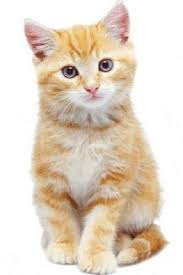
#> input picture Spatial transformation network/cat2.jpeg, 183 x 275 px
$ jupyter execute --allow-errors 'Spatial Transformation network.ipynb'   (older library calls are emulated)
#> lines starting #> are read from the running program, lines starting #| are printed output that depends on the picture
[cell 1]
from PIL import Image

[cell 2]
import numpy as np

[cell 3]
cat1=Image.open("./cat2.jpeg")
#> cat1 is the input picture: PIL image 183x275 RGB; mean R, G, B 228.5, 215.5, 199.6

#> (a cell that did not finish here is left out)

[cell 5]
cat2=Image.open("./cat3.jpeg")
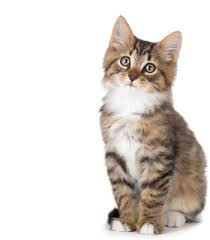
#> input picture Spatial transformation network/cat3.jpeg, 210 x 240 px
#> cat2 is the input picture: PIL image 210x240 RGB; mean R, G, B 223.2, 217, 212

[cell 6]
basewidth = 400
img = cat1.resize((400,400), Image.ANTIALIAS)
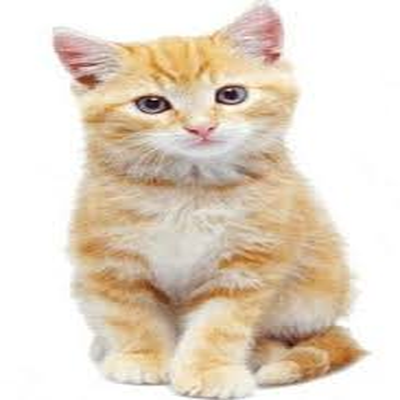
#> img: PIL image 400x400 RGB; mean R, G, B 228.5, 215.4, 199.6
img.save('./cat4.jpeg')

[cell 7]
img = cat2.resize((400,400), Image.ANTIALIAS)
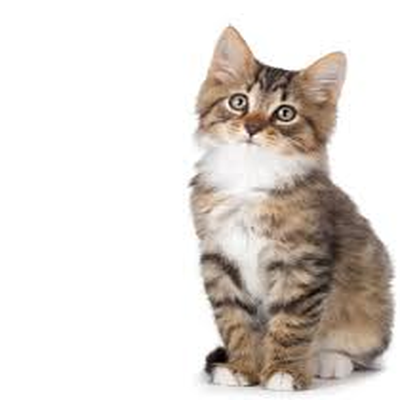
#> img: PIL image 400x400 RGB; mean R, G, B 223.2, 217, 212
img.save('./cat5.jpeg')

[cell 8]
cat3=Image.open("./cat4.jpeg")
cat4=Image.open("./cat5.jpeg")

#> (a cell that did not finish here is left out)

[cell 10]
cat1_np=np.asarray(cat3)
cat2_np=np.asarray(cat4)

[cell 11]
cat1_np.shape,cat2_np.shape
#> Out = ((400, 400, 3), (400, 400, 3))

[cell 12]
#cat1_np_dms=np.resize(cat1_np,(400,400,3))
#cat2_np_dms=np.resize(cat2_np,(400,400,3))

[cell 13]
#cat1_np_dms.shape,cat2_np_dms.shape

[cell 14]
input_img = np.concatenate([[cat1_np], [cat2_np]], axis=0)

[cell 15]
print("Input Img Shape: {}".format(input_img.shape))
#| Input Img Shape: (2, 400, 400, 3)

[cell 16]
num_batch, H, W, C = input_img.shape
#> num_batch = 2; H = 400; W = 400; C = 3

[cell 17]
#M = np.array([[1., 0., 0.], [0., 1., 0.]])#identity so the output image appears as the same input image
#M=np.array([[1., 0., 0.5], [0., 1., 0.]])#for translation
M=np.array([[0.707, -0.707, 0.], [0.707, 0.707, 0.]])#for rotation

[cell 18]
M = np.resize(M, (num_batch, 2, 3))

[cell 19]
M.shape
#> Out = (2, 2, 3)

[cell 20]
M,W

[cell 21]
x = np.linspace(-1, 1, W)
#> x = 400 values from -1 to 1
y = np.linspace(-1, 1, H)
x_t, y_t = np.meshgrid(x, y)

[cell 22]
x_t.shape,y_t.shape

[cell 23]
ones = np.ones(np.prod(x_t.shape))
sampling_grid = np.vstack([x_t.flatten(), y_t.flatten(), ones])

[cell 24]
ones.shape

[cell 25]
x_t.flatten().shape
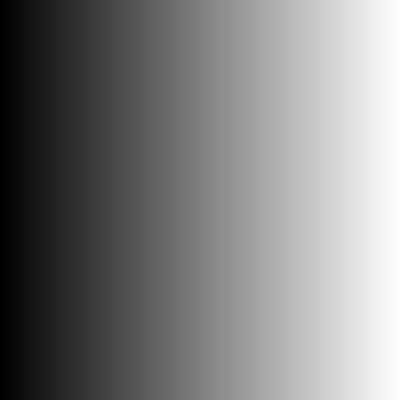
#> x_t: shape (400, 400) float64; min -1, max 1, mean -3.94e-17; drawn with min black and max white

[cell 26]
sampling_grid.shape

[cell 27]
sampling_grid

[cell 28]
sampling_grid = np.resize(sampling_grid, (num_batch, 3, H*W))

[cell 29]
sampling_grid

[cell 30]
sampling_grid.shape,M.shape

[cell 31]
batch_grids = np.matmul(M, sampling_grid)

[cell 32]
batch_grids.shape

[cell 33]
batch_grids

[cell 34]
batch_grids = batch_grids.reshape(num_batch, 2, H, W)

[cell 35]
batch_grids.shape

[cell 36]
batch_grids = np.moveaxis(batch_grids, 1, -1)

[cell 37]
batch_grids.shape

[cell 38]
batch_grids

[cell 39]
x_s = batch_grids[:, :, :, 0:1].squeeze()
y_s = batch_grids[:, :, :, 1:2].squeeze()

[cell 40]
x_s.shape,y_s.shape

[cell 41]
x_s

[cell 42]
x = ((x_s + 1.) * W) * 0.5
y = ((y_s + 1.) * H) * 0.5

[cell 43]
x

[cell 44]
x0 = np.floor(x).astype(np.int64)
x1 = x0 + 1
y0 = np.floor(y).astype(np.int64)
y1 = y0 + 1

[cell 45]
x0

[cell 46]
x0 = np.clip(x0, 0, W-1)
x1 = np.clip(x1, 0, W-1)
y0 = np.clip(y0, 0, H-1)
y1 = np.clip(y1, 0, H-1)

[cell 47]
Ia = input_img[np.arange(num_batch)[:,None,None], y0, x0]
Ib = input_img[np.arange(num_batch)[:,None,None], y1, x0]
Ic = input_img[np.arange(num_batch)[:,None,None], y0, x1]
Id = input_img[np.arange(num_batch)[:,None,None], y1, x1]

[cell 48]
#Ia

[cell 49]
wa = (x1-x) * (y1-y)
wb = (x1-x) * (y-y0)
wc = (x-x0) * (y1-y)
wd = (x-x0) * (y-y0)

[cell 50]
#wa

[cell 51]
wa = np.expand_dims(wa, axis=3)
wb = np.expand_dims(wb, axis=3)
wc = np.expand_dims(wc, axis=3)
wd = np.expand_dims(wd, axis=3)

# compute output
out = wa*Ia + wb*Ib + wc*Ic + wd*Id

[cell 52]
out[1]

[cell 53]
import matplotlib.pyplot as plt

[cell 54]
plt.imshow(out[1]/255.0)
plt.show()
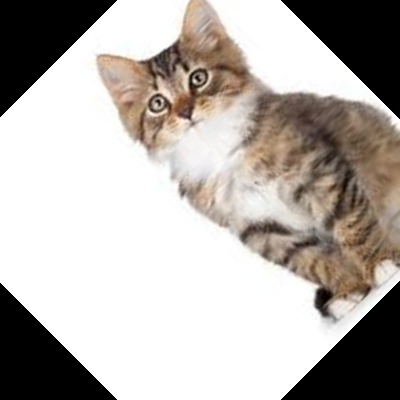
#> shown: shape (400, 400, 3) float64; mean R, G, B 0.709, 0.687, 0.669

plt.imshow(out[0]/255.0)
plt.show()
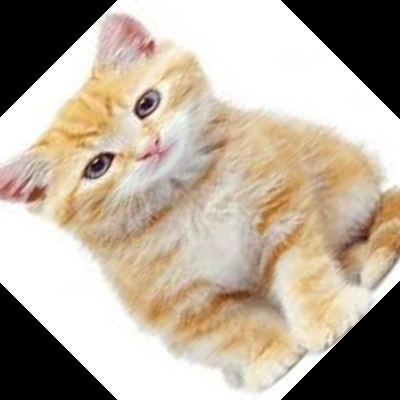
#> shown: shape (400, 400, 3) float64; mean R, G, B 0.724, 0.675, 0.614
